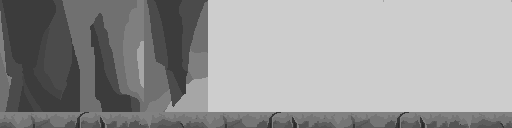

A level layout from a 2D game, rendered from its tile map. Below: a short description, then the map file with its tile-grid data intact:
An orthogonal 32x8 tile map with 16x16 px tiles, 1 tile layer (Tile Layer 1), 2 tilesets and 1 object.

<map version="1.10" tiledversion="1.10.1" orientation="orthogonal" renderorder="right-down" width="32" height="8" tilewidth="16" tileheight="16" infinite="0" nextlayerid="3" nextobjectid="2">
 <tileset firstgid="1" source="floor.tsx" />
 <tileset firstgid="49" source="backGround.tsx" />
 <layer id="1" name="Tile Layer 1" width="32" height="8">
  <data encoding="csv">
2539,2540,2541,2542,2543,1985,1986,1987,1988,390,391,392,393,1358,1358,1358,1358,1359,1360,1361,1362,1363,1364,1365,1358,1359,1360,1361,1362,1363,1364,1365,
2619,2620,2621,2622,2623,2065,2066,2067,2068,470,471,472,473,1438,1438,1438,1438,1439,1440,1441,1442,1443,1444,1445,1438,1439,1440,1441,1442,1443,1444,1445,
2699,2700,2701,2702,2703,2145,2146,2147,2148,550,551,552,553,1518,1518,1518,1518,1519,1520,1521,1522,1523,1524,1525,1518,1519,1520,1521,1522,1523,1524,1525,
2779,2780,2781,2782,2783,2225,2226,2227,2228,630,631,632,633,1598,1598,1598,1598,1599,1600,1601,1602,1603,1604,1605,1598,1599,1600,1601,1602,1603,1604,1605,
2859,2860,2861,2862,2863,2305,2306,2307,2308,710,711,712,713,1678,1678,1678,1678,1679,1680,1681,1682,1683,1684,1685,1678,1679,1680,1681,1682,1683,1684,1685,
2939,2940,2941,2942,2943,2385,2386,2387,2388,790,791,792,793,1758,1758,1758,1758,1759,1760,1761,1762,1763,1764,1765,1758,1759,1760,1761,1762,1763,1764,1765,
3019,3020,3021,3022,3023,2465,2466,2467,2468,870,871,872,873,1758,1759,1760,1761,1762,1763,1764,1765,1758,1759,1760,1758,1759,1760,1761,1762,1763,1764,1765,
1,2,3,4,5,6,7,8,9,10,11,12,1,2,3,4,5,6,7,8,1,2,3,4,5,6,7,8,9,10,11,12
</data>
 </layer>
 <objectgroup id="2" name="floor">
  <object id="1" x="0.368637" y="112.066" width="511.631" height="15.9343" />
 </objectgroup>
</map>